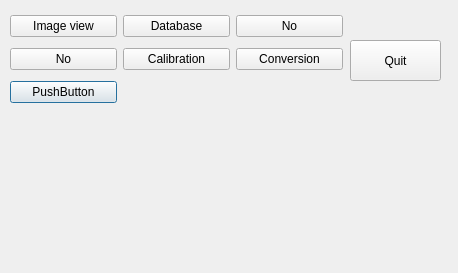
<?xml version="1.0" encoding="UTF-8"?>
<ui version="4.0">
 <class>Controlpanel</class>
 <widget class="QDialog" name="Controlpanel">
  <property name="geometry">
   <rect>
    <x>0</x>
    <y>0</y>
    <width>458</width>
    <height>273</height>
   </rect>
  </property>
  <property name="windowTitle">
   <string>Dialog</string>
  </property>
  <widget class="QPushButton" name="quitButton">
   <property name="geometry">
    <rect>
     <x>350</x>
     <y>40</y>
     <width>91</width>
     <height>41</height>
    </rect>
   </property>
   <property name="text">
    <string>Quit</string>
   </property>
   <property name="autoDefault">
    <bool>false</bool>
   </property>
  </widget>
  <widget class="QWidget" name="layoutWidget">
   <property name="geometry">
    <rect>
     <x>10</x>
     <y>10</y>
     <width>333</width>
     <height>101</height>
    </rect>
   </property>
   <layout class="QGridLayout" name="gridLayout">
    <item row="0" column="2">
     <widget class="QPushButton" name="showModelButton">
      <property name="text">
       <string>No</string>
      </property>
      <property name="autoDefault">
       <bool>false</bool>
      </property>
     </widget>
    </item>
    <item row="1" column="0">
     <widget class="QPushButton" name="showVtkButton">
      <property name="text">
       <string>No</string>
      </property>
      <property name="autoDefault">
       <bool>false</bool>
      </property>
     </widget>
    </item>
    <item row="1" column="1">
     <widget class="QPushButton" name="showCaliButton">
      <property name="text">
       <string>Calibration</string>
      </property>
      <property name="autoDefault">
       <bool>false</bool>
      </property>
     </widget>
    </item>
    <item row="0" column="0">
     <widget class="QPushButton" name="showImageButton">
      <property name="text">
       <string>Image view</string>
      </property>
      <property name="autoDefault">
       <bool>false</bool>
      </property>
     </widget>
    </item>
    <item row="1" column="2">
     <widget class="QPushButton" name="showConversionButton">
      <property name="text">
       <string>Conversion</string>
      </property>
      <property name="autoDefault">
       <bool>false</bool>
      </property>
     </widget>
    </item>
    <item row="0" column="1">
     <widget class="QPushButton" name="showDBButton">
      <property name="text">
       <string>Database</string>
      </property>
      <property name="autoDefault">
       <bool>false</bool>
      </property>
     </widget>
    </item>
    <item row="2" column="0">
     <widget class="QPushButton" name="RyujiButton">
      <property name="text">
       <string>PushButton</string>
      </property>
     </widget>
    </item>
   </layout>
  </widget>
 </widget>
 <tabstops>
  <tabstop>showImageButton</tabstop>
  <tabstop>showDBButton</tabstop>
  <tabstop>showModelButton</tabstop>
  <tabstop>showVtkButton</tabstop>
  <tabstop>showCaliButton</tabstop>
  <tabstop>quitButton</tabstop>
 </tabstops>
 <resources/>
 <connections/>
</ui>
